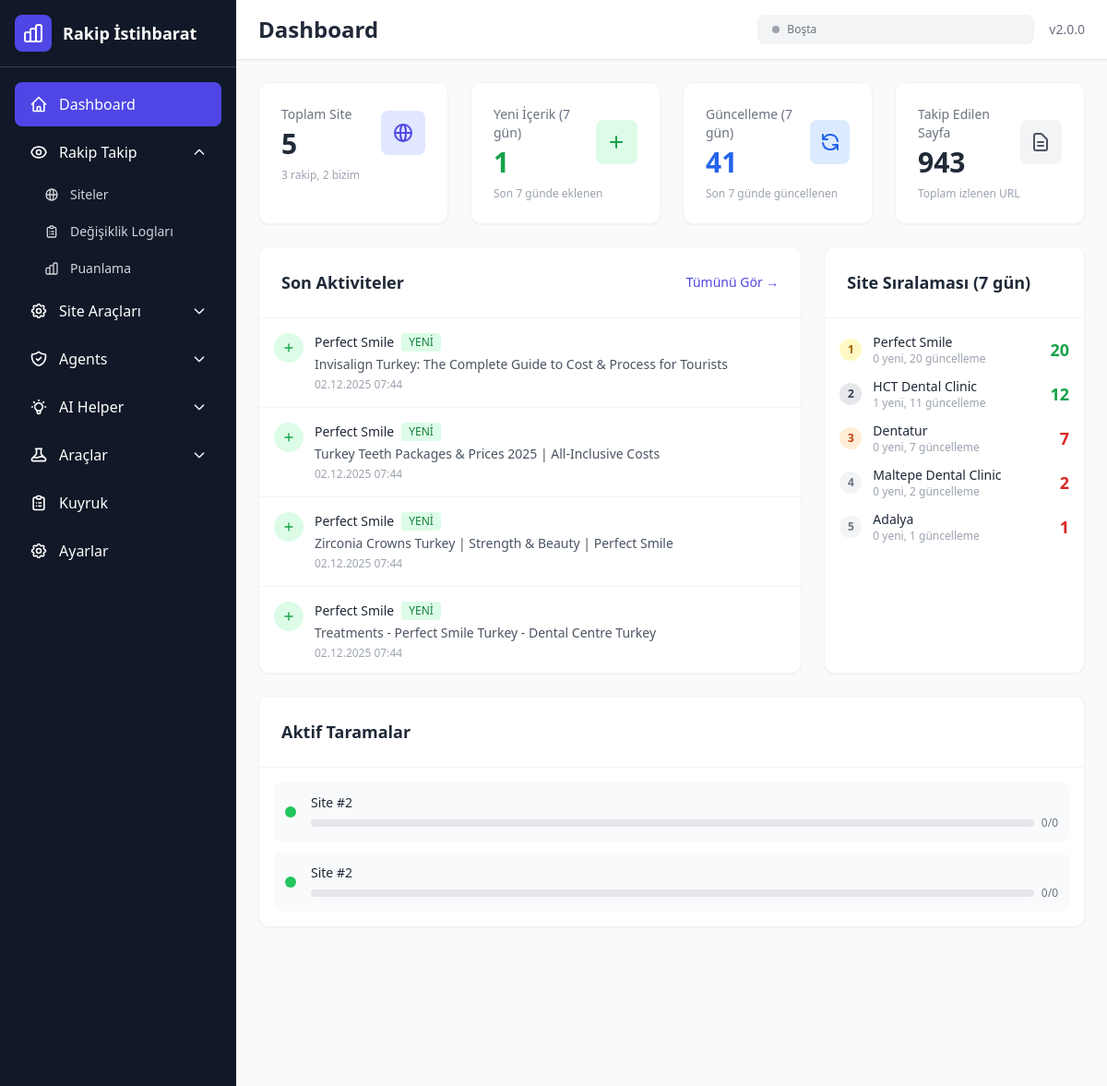
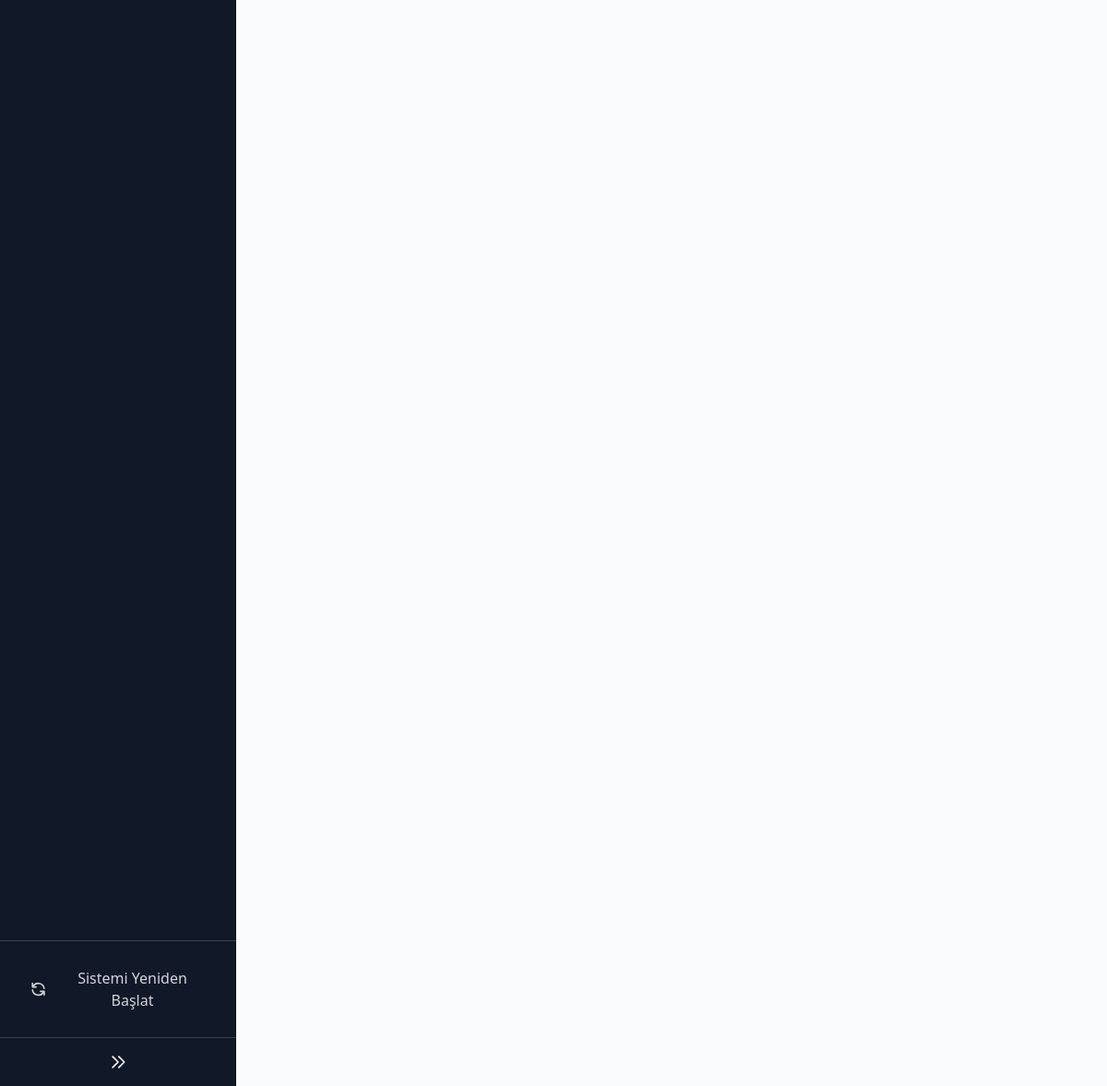
The page / on the database its author committed (2 pictures, top to bottom).
### core/database.py (models this page shows, shortened)
class Site(Base):
    __tablename__ = "sites"
    id = Column(Integer, primary_key=True, index=True)
    name = Column(String(255), nullable=False)  # Site adı (örn: "Rakip A")
    domain = Column(String(255), nullable=False, unique=True)  # örn: "rakip-a.com"
    sitemap_url = Column(String(500), nullable=True)  # Sitemap adresi
    is_competitor = Column(Boolean, default=True)  # Rakip mi yoksa bizim sitemiz mi?
    is_active = Column(Boolean, default=True)  # Aktif takipte mi?
    wp_ssh_host = Column(String(255), nullable=True)  # SSH host (örn: example.com)
    wp_ssh_user = Column(String(100), nullable=True)  # SSH user
    wp_ssh_port = Column(Integer, default=22)  # SSH port
    wp_path = Column(String(500), nullable=True)  # WordPress root path (örn: /var/www/html)
    wp_cli_path = Column(String(100), default="wp")  # WP CLI path (default: wp)
    wp_api_url = Column(String(500), nullable=True)  # WordPress site URL (örn: https://example.com)
    wp_api_username = Column(String(100), nullable=True)  # WordPress kullanıcı adı
    wp_api_password = Column(String(500), nullable=True)  # WordPress Application Password
    created_at = Column(DateTime, default=datetime.utcnow)
    updated_at = Column(DateTime, default=datetime.utcnow, onupdate=datetime.utcnow)
    last_scan_at = Column(DateTime, nullable=True)  # Son tarama zamanı
    pages = relationship("Page", back_populates="site", cascade="all, delete-orphan")
    scan_jobs = relationship("ScanJob", back_populates="site", cascade="all, delete-orphan")

class Page(Base):
    __tablename__ = "pages"
    id = Column(Integer, primary_key=True, index=True)
    site_id = Column(Integer, ForeignKey("sites.id"), nullable=False)
    url = Column(String(2000), nullable=False, index=True)  # Tam URL
    title = Column(String(500), nullable=True)  # Sayfa başlığı
    content_hash = Column(String(64), nullable=True)  # MD5 hash - hızlı karşılaştırma için
    last_content_text = Column(Text, nullable=True)  # Son içeriğin tam metni - diff için
    word_count = Column(Integer, default=0)  # Kelime sayısı
    first_seen_at = Column(DateTime, default=datetime.utcnow)
    last_checked_at = Column(DateTime, nullable=True)
    last_changed_at = Column(DateTime, nullable=True)
    sitemap_lastmod = Column(DateTime, nullable=True)  # Sitemap'teki son değişiklik tarihi (GMT)
    check_count = Column(Integer, default=0)  # Kaç kez kontrol edildi
    site = relationship("Site", back_populates="pages")
    logs = relationship("Log", back_populates="page", cascade="all, delete-orphan")

class Log(Base):
    __tablename__ = "logs"
    id = Column(Integer, primary_key=True, index=True)
    page_id = Column(Integer, ForeignKey("pages.id"), nullable=False)
    action_type = Column(SQLEnum(ActionType), nullable=False)  # NEW veya UPDATE
    diff_html = Column(Text, nullable=True)  # HTML formatında fark raporu
    old_content_preview = Column(Text, nullable=True)  # Eski içerik özeti (ilk 500 karakter)
    new_content_preview = Column(Text, nullable=True)  # Yeni içerik özeti (ilk 500 karakter)
    change_percentage = Column(Float, default=0.0)  # Değişim yüzdesi
    words_added = Column(Integer, default=0)  # Eklenen kelime sayısı
    words_removed = Column(Integer, default=0)  # Silinen kelime sayısı
    score = Column(Integer, default=0)  # Bu değişikliğin puanı
    created_at = Column(DateTime, default=datetime.utcnow, index=True)
    page = relationship("Page", back_populates="logs")

class ScanJob(Base):
    __tablename__ = "scan_jobs"
    id = Column(Integer, primary_key=True, index=True)
    site_id = Column(Integer, ForeignKey("sites.id"), nullable=False)
    status = Column(SQLEnum(ScanStatus), default=ScanStatus.PENDING)
    total_pages = Column(Integer, default=0)  # Toplam sayfa sayısı
    scanned_pages = Column(Integer, default=0)  # Taranan sayfa sayısı
    new_pages_found = Column(Integer, default=0)  # Bulunan yeni sayfa
    updated_pages_found = Column(Integer, default=0)  # Güncellenen sayfa
    error_message = Column(Text, nullable=True)
    created_at = Column(DateTime, default=datetime.utcnow)
    started_at = Column(DateTime, nullable=True)
    finished_at = Column(DateTime, nullable=True)
    site = relationship("Site", back_populates="scan_jobs")
    @property
    def progress_percent(self) -> float:
        if self.total_pages == 0:
            return 0.0
        return (self.scanned_pages / self.total_pages) * 100

### routers/dashboard.py (the view)
@router.get("/", response_class=HTMLResponse)
async def dashboard(request: Request, db: Session = Depends(get_db)):
    try:
        stats = scoring_engine.get_activity_summary(db, days=7)
        total_sites = db.query(func.count(Site.id)).scalar() or 0
        competitor_sites = db.query(func.count(Site.id)).filter(Site.is_competitor == True).scalar() or 0
        our_sites = total_sites - competitor_sites
        recent_logs = db.query(Log).order_by(desc(Log.created_at)).limit(20).all()
        logs_with_details = []
        for log in recent_logs:
            page = db.query(Page).filter(Page.id == log.page_id).first()
            if page:
                site = db.query(Site).filter(Site.id == page.site_id).first()
                logs_with_details.append({
                    "log": log,
                    "page": page,
                    "site": site
                })
        active_scans = db.query(ScanJob).filter(
            ScanJob.status.in_([ScanStatus.PENDING, ScanStatus.RUNNING])
        ).all()
        rankings = scoring_engine.get_all_sites_ranking(db, days=7)
        return templates.TemplateResponse("dashboard.html", {
            "request": request,
            "stats": stats,
            "total_sites": total_sites,
            "competitor_sites": competitor_sites,
            "our_sites": our_sites,
            "recent_logs": logs_with_details,
            "active_scans": active_scans,
            "rankings": rankings[:10] if rankings else [],  # Top 10
            "current_page": "dashboard"
        })
    except Exception as e:
        import traceback
        error_msg = str(e)
        traceback.print_exc()
        return templates.TemplateResponse("dashboard.html", {
            "request": request,
            "stats": {
                "period_days": 7,
                "new_content_count": 0,
                "update_count": 0,
                "total_activity": 0,
                "active_sites": 0,
                "total_pages_tracked": 0,
                "most_active_competitor": None
            },
            "total_sites": 0,
            "competitor_sites": 0,
            "our_sites": 0,
            "recent_logs": [],
            "active_scans": [],
            "rankings": [],
            "current_page": "dashboard",
            "error": error_msg
        })

### templates/dashboard.html (shortened to what this page needs)
{% extends "base.html" %}
{% block page_title %}Dashboard{% endblock %}
{% block content %}
<div class="space-y-6">
    <div class="grid grid-cols-1 md:grid-cols-2 lg:grid-cols-4 gap-6">
        <div class="bg-white rounded-xl shadow-sm p-6 border border-gray-100">
            <div class="flex items-center justify-between">
                <div>
                    <p class="text-sm font-medium text-gray-500">Toplam Site</p>
                    <p class="text-3xl font-bold text-gray-800 mt-1">{{ total_sites }}</p>
                </div>
                <div class="w-12 h-12 bg-indigo-100 rounded-lg flex items-center justify-center">
                </div>
            </div>
            <p class="text-xs text-gray-400 mt-2">{{ competitor_sites }} rakip, {{ our_sites }} bizim</p>
        </div>
        <div class="bg-white rounded-xl shadow-sm p-6 border border-gray-100">
            <div class="flex items-center justify-between">
                <div>
                    <p class="text-sm font-medium text-gray-500">Yeni İçerik (7 gün)</p>
                    <p class="text-3xl font-bold text-green-600 mt-1">{{ stats.new_content_count }}</p>
                </div>
                <div class="w-12 h-12 bg-green-100 rounded-lg flex items-center justify-center">
                    <svg class="w-6 h-6 text-green-600" fill="none" stroke="currentColor" viewBox="0 0 24 24">
                        <path stroke-linecap="round" stroke-linejoin="round" stroke-width="2" d="M12 6v6m0 0v6m0-6h6m-6 0H6"/>
                    </svg>
                </div>
            </div>
            <p class="text-xs text-gray-400 mt-2">Son 7 günde eklenen</p>
        </div>
        <div class="bg-white rounded-xl shadow-sm p-6 border border-gray-100">
            <div class="flex items-center justify-between">
                <div>
                    <p class="text-sm font-medium text-gray-500">Güncelleme (7 gün)</p>
                    <p class="text-3xl font-bold text-blue-600 mt-1">{{ stats.update_count }}</p>
                </div>
                <div class="w-12 h-12 bg-blue-100 rounded-lg flex items-center justify-center">
                    <svg class="w-6 h-6 text-blue-600" fill="none" stroke="currentColor" viewBox="0 0 24 24">
                        <path stroke-linecap="round" stroke-linejoin="round" stroke-width="2" d="M4 4v5h.582m15.356 2A8.001 8.001 0 004.582 9m0 0H9m11 11v-5h-.581m0 0a8.003 8.003 0 01-15.357-2m15.357 2H15"/>
                    </svg>
                </div>
            </div>
            <p class="text-xs text-gray-400 mt-2">Son 7 günde güncellenen</p>
        </div>
        <div class="bg-white rounded-xl shadow-sm p-6 border border-gray-100">
            <div class="flex items-center justify-between">
                <div>
                    <p class="text-sm font-medium text-gray-500">Takip Edilen Sayfa</p>
                    <p class="text-3xl font-bold text-gray-800 mt-1">{{ stats.total_pages_tracked }}</p>
                </div>
                <div class="w-12 h-12 bg-gray-100 rounded-lg flex items-center justify-center">
                    <svg class="w-6 h-6 text-gray-600" fill="none" stroke="currentColor" viewBox="0 0 24 24">
                        <path stroke-linecap="round" stroke-linejoin="round" stroke-width="2" d="M9 12h6m-6 4h6m2 5H7a2 2 0 01-2-2V5a2 2 0 012-2h5.586a1 1 0 01.707.293l5.414 5.414a1 1 0 01.293.707V19a2 2 0 01-2 2z"/>
                    </svg>
                </div>
            </div>
            <p class="text-xs text-gray-400 mt-2">Toplam izlenen URL</p>
        </div>
    </div>
    <div class="grid grid-cols-1 lg:grid-cols-3 gap-6">
        <div class="lg:col-span-2 bg-white rounded-xl shadow-sm border border-gray-100">
            <div class="p-6 border-b border-gray-100">
                <div class="flex items-center justify-between">
                    <h2 class="text-lg font-semibold text-gray-800">Son Aktiviteler</h2>
                    <a href="/logs" class="text-sm text-indigo-600 hover:text-indigo-800">Tümünü Gör →</a>
                </div>
            </div>
            <div class="divide-y divide-gray-100 max-h-96 overflow-y-auto">
                {% for item in recent_logs %}
                <div class="p-4 hover:bg-gray-50 transition-colors cursor-pointer"
                     onclick="showDiffModal({{ item.log.id }})">
                    <div class="flex items-start space-x-3">
                        {% if item.log.action_type.value == 'NEW' %}
                        <div class="w-8 h-8 bg-green-100 rounded-full flex items-center justify-center flex-shrink-0">
                            <svg class="w-4 h-4 text-green-600" fill="none" stroke="currentColor" viewBox="0 0 24 24">
                                <path stroke-linecap="round" stroke-linejoin="round" stroke-width="2" d="M12 6v6m0 0v6m0-6h6m-6 0H6"/>
                            </svg>
                        </div>
                        {% endif %}
                        <div class="flex-1 min-w-0">
                            <div class="flex items-center space-x-2">
                                <span class="text-sm font-medium text-gray-800">{{ item.site.name if item.site else 'Bilinmeyen' }}</span>
                                {% if item.log.action_type.value == 'NEW' %}
                                <span class="px-2 py-0.5 text-xs font-medium bg-green-100 text-green-700 rounded">YENİ</span>
                                {% else %}
                                <span class="px-2 py-0.5 text-xs font-medium bg-blue-100 text-blue-700 rounded">GÜNCELLEME</span>
                                {% endif %}
                            </div>
                            <p class="text-sm text-gray-600 truncate mt-1">{{ item.page.title or item.page.url }}</p>
                            <p class="text-xs text-gray-400 mt-1">{{ item.log.created_at.strftime('%d.%m.%Y %H:%M') }}</p>
                        </div>
                    </div>
                </div>
                {% else %}
                <div class="p-8 text-center text-gray-500">
                    <p>Henüz aktivite yok</p>
                    <p class="text-sm mt-1">Site ekleyip tarama başlatın</p>
                </div>
                {% endfor %}
            </div>
        </div>
        <div class="bg-white rounded-xl shadow-sm border border-gray-100">
            <div class="p-6 border-b border-gray-100">
                <h2 class="text-lg font-semibold text-gray-800">Site Sıralaması (7 gün)</h2>
            </div>
            <div class="p-4 space-y-3">
                {% for rank in rankings %}
                <div class="flex items-center space-x-3">
                    <span class="w-6 h-6 rounded-full flex items-center justify-center text-xs font-bold
                                 {% if loop.index == 1 %}bg-yellow-100 text-yellow-700
                                 {% elif loop.index == 2 %}bg-gray-200 text-gray-700
                                 {% elif loop.index == 3 %}bg-orange-100 text-orange-700
                                 {% else %}bg-gray-100 text-gray-500{% endif %}">
                        {{ loop.index }}
                    </span>
                    <div class="flex-1 min-w-0">
                        <p class="text-sm font-medium text-gray-800 truncate">{{ rank.site_name }}</p>
                        <p class="text-xs text-gray-400">{{ rank.new_content_count }} yeni, {{ rank.update_count }} güncelleme</p>
                    </div>
                    <span class="text-lg font-bold {% if rank.is_competitor %}text-red-600{% else %}text-green-600{% endif %}">
                        {{ rank.total_score }}
                    </span>
                </div>
                {% else %}
                <p class="text-center text-gray-500 py-4">Henüz veri yok</p>
                {% endfor %}
            </div>
        </div>
    </div>
    {% if active_scans %}
    <div class="bg-white rounded-xl shadow-sm border border-gray-100">
        <div class="p-6 border-b border-gray-100">
            <h2 class="text-lg font-semibold text-gray-800">Aktif Taramalar</h2>
        </div>
        <div class="p-4 space-y-3">
            {% for scan in active_scans %}
            <div class="flex items-center space-x-4 p-3 bg-gray-50 rounded-lg">
                <div class="w-3 h-3 bg-green-500 rounded-full pulse-dot"></div>
                <div class="flex-1">
                    <p class="text-sm font-medium text-gray-800">Site #{{ scan.site_id }}</p>
                    <div class="flex items-center space-x-2 mt-1">
                        <div class="flex-1 bg-gray-200 rounded-full h-2">
                        </div>
                        <span class="text-xs text-gray-500">{{ scan.scanned_pages }}/{{ scan.total_pages }}</span>
                    </div>
                </div>
            </div>
            {% endfor %}
        </div>
    </div>
    {% endif %}
</div>
{% endblock %}

### rows shown on the page
Site: site "Perfect Smile" "Perfect Smile" "Perfect Smile" "Perfect Smile", site_name "Perfect Smile", new_content_count "0", update_count "20", total_score "20"
Page: page "Invisalign Turkey: The Complete Guide to Cost & Process for Tourists"
Log: action_type "NEW" (drawn), log.created_at "02.12.2025 07:44"
Page: page "Turkey Teeth Packages & Prices 2025 | All-Inclusive Costs"
Log: action_type "NEW" (drawn), log.created_at "02.12.2025 07:44"
Page: page "Zirconia Crowns Turkey | Strength & Beauty | Perfect Smile"
Log: action_type "NEW" (drawn), log.created_at "02.12.2025 07:44"
Page: page "Treatments - Perfect Smile Turkey - Dental Centre Turkey"
Log: action_type "NEW" (drawn), log.created_at "02.12.2025 07:44"
Site: site_name "HCT Dental Clinic", new_content_count "1", update_count "11", total_score "12"
Site: site_name "Dentatur", new_content_count "0", update_count "7", total_score "7"
Site: site_name "Maltepe Dental Clinic", new_content_count "0", update_count "2", total_score "2"
Site: site_name "Adalya", new_content_count "0", update_count "1", total_score "1"
ScanJob: site_id "2", scanned_pages "0", total_pages "0"
ScanJob: site_id "2", scanned_pages "0", total_pages "0"

### other values the page prints
{{ total_sites }} "5"
{{ competitor_sites }} "3"
{{ our_sites }} "2"
{{ stats.new_content_count }} "1"
{{ stats.update_count }} "41"
{{ stats.total_pages_tracked }} "943"
